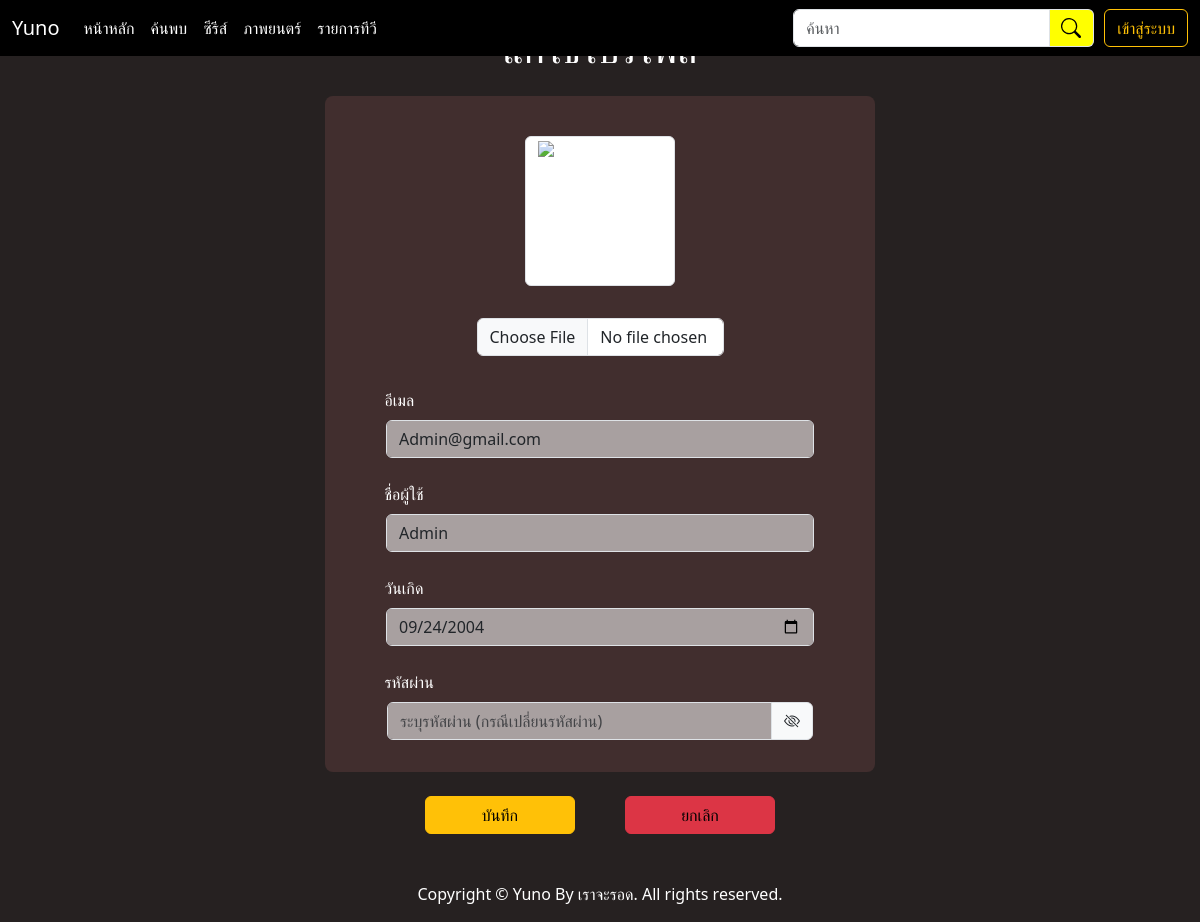
Page /edit_user.php?id=3 on the committed database.
### tables this page shows
CREATE TABLE `Type` (
  `type_id` int NOT NULL,
  `type_name` varchar(100) NOT NULL
);

CREATE TABLE `User` (
  `user_id` int NOT NULL,
  `user_name` varchar(100) NOT NULL,
  `user_password` varchar(100) NOT NULL,
  `user_email` varchar(100) NOT NULL,
  `user_birthdate` date DEFAULT NULL,
  `package_name` varchar(50) DEFAULT NULL,
  `user_lv` tinyint NOT NULL COMMENT 'user = 0\r\nmain admin = 1\r\nmedia admin = 2',
  `register_date` date NOT NULL,
  `package_start` date DEFAULT NULL,
  `user_img` varchar(200) NOT NULL DEFAULT '-',
  `package_end` date DEFAULT NULL
);

### edit_user.php (the view, shortened to what this page needs)
<?php require('connect.php'); ?>
<?php if(!isset($_SESSION['logined']) or (isset($_SESSION['logined']) and $_SESSION['user_lv']==1)) { ?>
  <!DOCTYPE html>
  <html lang="th">
  <head>
      <link href="css/bootstrap.css" rel="stylesheet">
      <link href="css/mycss.css" rel="stylesheet">
      <link rel="stylesheet" href="https://cdn.jsdelivr.net/npm/bootstrap-icons@1.3.0/font/bootstrap-icons.css" />
      <link rel="stylesheet" href="https://cdnjs.cloudflare.com/ajax/libs/font-awesome/6.5.0/css/all.min.css">
  </head>
  <body class="dark-bg d-flex justify-content-center align-items-center" style="min-height: 100vh;">
    <div class="w-100">
      <?php if(isset($_SESSION['logined']) and $_SESSION['user_lv']!=0) require('admin_navbar.php'); else require('navbar.php'); ?>
      <div class="container d-flex justify-content-center align-items-center flex-column" style="min-height: 80vh;">
      <?php if(isset($_SESSION['logined']) and $_SESSION['user_lv']==1) { ?>
        <h1 class="mb-4">แก้ไขข้อมูลผู้ใช้</h1>
      <?php } else { ?>
        <h1 class="mb-4">แก้ไขโปรไฟล์</h1>
      <?php } ?>
      <?php
        $sql = "SELECT user_email, user_name, user_birthdate, user_img FROM User WHERE user_id = '".$_GET['id']."'";
        $result = mysqli_query($dbcon, $sql);
        $row = mysqli_fetch_assoc($result);
      ?>
        <form action="user_edit_save.php?id=<?php echo $_GET['id']; ?>" method="post" enctype="multipart/form-data">
          <div class="row p-3 rounded-3 justify-content-center" style="background-color: #412E2E; width: 550px;">
            <div class="row justify-content-center mt-4">
                <img id="Preview" class="img-thumbnail mb-3" style="width: 150px; height: 150px; object-fit: cover;" alt="Preview" src="img/profile/<?php if($row['user_img']!='-') echo $row['user_img']; ?>">
            </div>
            <div class="row justify-content-center mt-3">
              <input id="profilepic" type="file" name="profile" accept="image/*" class="form-control mb-3 w-50" onchange="handleFileChange(this);" required>
            </div>
            <div class="row justify-content-center mt-3">
              <div class="row mb-2" style="margin-left: 3px;">
                  <label>อีเมล</label>
              </div>
              <input name="email" type="email" class="form-control mb-2" style="width: 428px; background-color: #A8A0A0;" placeholder="ระบุอีเมล" required value="<?php echo $row['user_email']; ?>">
            </div>
            <div class="row justify-content-center mt-3">
              <div class="row mb-2" style="margin-left: 3px;">
                  <label>ชื่อผู้ใช้</label>
              </div>
              <input name="username" type="text" class="form-control mb-2" style="width: 428px; background-color: #A8A0A0;" placeholder="ระบุชื่อผู้ใช้" required value="<?php echo $row['user_name']; ?>">
            </div>
            <div class="row justify-content-center mt-3">
              <div class="row mb-2" style="margin-left: 3px;">
                  <label>วันเกิด</label>
              </div>
              <input name="dob" type="date" class="form-control mb-2" style="width: 428px; background-color: #A8A0A0;" max="<?php echo date('Y-m-d'); ?>" required value="<?php echo $row['user_birthdate']; ?>">
            </div>
            <div class="row justify-content-center mt-3 mb-2">
              <div class="row mb-2" style="margin-left: 3px;">
                  <label>รหัสผ่าน</label>
              </div>
              <div class="input-group" style="width: 450px;">
                <input name="password" id="password" class="form-control mb-2" style="background-color: #A8A0A0;" type="password" placeholder="ระบุรหัสผ่าน (กรณีเปลี่ยนรหัสผ่าน)">
                <i class="bi bi-eye-slash input-group-text mb-2" id="togglePassword"></i>
              </div>
            </div>
          </div>
          <div class="row justify-content-center mt-4">
            <button class="btn btn-warning" style="width: 150px; margin-right: 25px;" onclick="return confirm('ยืนยันการบันทึก?');">
                บันทึก
            </button>
            <button type="button" class="btn btn-danger text-black" style="width: 150px; margin-left: 25px;" onclick="if (confirm('ยืนยันการยกเลิก?')) history.back();">ยกเลิก</button>
          </div>
        </form>
      </div>
      <?php if(!(isset($_SESSION['logined']) and $_SESSION['user_lv']!=0)) require('footer.php'); ?>
    </div>
  </body>
  </html>
<?php } else {
  echo "<script>location.href='index.php';</script>";
  exit;
} ?>

### navbar.php (shortened to what this page needs)
<?php $pageName = basename($_SERVER['PHP_SELF']); ?>
<nav class="navbar fixed-top navbar-expand-lg black-bg" style="z-index: 9999;">
  <div class="container-fluid">
  <?php if($pageName=='login.php' or $pageName=='register.php' or $pageName=='forgot_password.php') { ?>
    <div class="d-flex justify-content-between align-items-center w-100">
      <a href="#" class="nav-link m-2" onclick="history.back();">
        <svg xmlns="http://www.w3.org/2000/svg" width="20" height="20" fill="currentColor"
          class="bi bi-arrow-left" viewBox="0 0 16 16">
          <path fill-rule="evenodd"
            d="M15 8a.5.5 0 0 0-.5-.5H2.707l3.147-3.146a.5.5 0 1 0-.708-.708l-4 4a.5.5 0 0 0 0 .708l4 4a.5.5 0 0 0 .708-.708L2.707 8.5H14.5A.5.5 0 0 0 15 8" />
        </svg>
      </a>
      <div class="mx-auto">
        <a class="navbar-brand text-white" href="index.php">Yuno</a>
      </div>
      <div style="width: 36px; margin: 0 1rem;"></div>
    </div>
    <?php } else { ?>
      <a class="navbar-brand text-white" href="index.php">Yuno</a>
      <div class="collapse navbar-collapse" id="navbarSupportedContent">
        <ul class="navbar-nav me-auto mb-2 mb-lg-0">
          <li class="nav-item">
            <a class="nav-link" style="color: <?php if($pageName=='index.php') echo 'yellow;'; else echo 'white'; ?>" aria-current="page" href="index.php">หน้าหลัก</a>
          </li>
          <li class="nav-item">
            <a class="nav-link" style="color: <?php if($pageName=='discover.php' and $_GET['t']=="") echo 'yellow;'; else echo 'white'; ?>" aria-current="page" href="discover.php">ค้นพบ</a>
          </li>
          <?php
            $sql2 = "SELECT * FROM Type ORDER BY type_name LIMIT 5";
            $result2 = mysqli_query($dbcon, $sql2);
          ?>
          <?php foreach($result2 as $row2) { ?>
            <li class="nav-item">
              <a class="nav-link" style="color: <?php if($pageName=='discover.php' and $_GET['t']==$row2['type_id']) echo 'yellow;'; else echo 'white'; ?>" aria-current="page" href="discover.php?t=<?php echo $row2['type_id']; ?>"><?php echo $row2['type_name']; ?></a>
            </li>
          <?php } ?>
      </ul>
      <form action="discover.php" class="d-flex" role="search" style="margin-right: 10px;">
          <div class="input-group">
              <input name="srch" class="form-control" type="search" placeholder="ค้นหา" aria-label="Search" value="<?php echo $_GET['srch']; ?>">
              <button class="input-group-text search-btn border-start-0">
              <svg xmlns="http://www.w3.org/2000/svg" width="20" height="20" fill="currentColor" class="bi bi-search" viewBox="0 0 16 16">
                  <path d="M11.742 10.344a6.5 6.5 0 1 0-1.397 1.398h-.001q.044.06.098.115l3.85 3.85a1 1 0 0 0 1.415-1.414l-3.85-3.85a1 1 0 0 0-.115-.1zM12 6.5a5.5 5.5 0 1 1-11 0 5.5 5.5 0 0 1 11 0"/>
              </svg>
              </button>
          </div>
      </form>
      <?php if(!isset($_SESSION['logined'])) { ?>
          <a class="btn btn-outline-warning" href="login.php">
              เข้าสู่ระบบ
          </a>
      <?php } ?>
      </div>
    <?php } ?>
  </div>
</nav>
<br>

### css/mycss.css (style rules this page uses)
.dark-bg { background-color: #262121; color: white; }
.black-bg { background-color: black; color: white; }
.search-btn { background-color: yellow; color: black; }

### edit_user.php (style rules this page uses)
form i { margin-left: -30px; cursor: pointer; }

### rows in the picture
type: type_name "ซีรีส์"
type: type_name "ภาพยนตร์"
type: type_name "รายการทีวี"
user: email "Admin@gmail.com", username "Admin", dob "09/24/2004"
